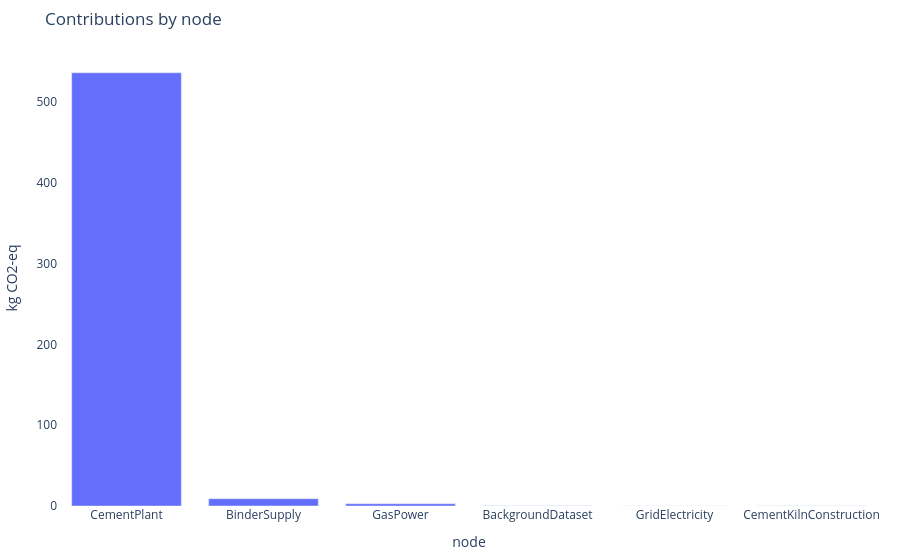

Write notebook code for a chart like this one.
### Code cell
contributions_figure = viz.contributions(
    assessment, by="node", labels={node.id: node.model for node in report.nodes}
)
contributions_figure

### Figure 1 — Plotly figure (JSON) as saved in the notebook; plotly's stock layout.template omitted (floating-point values rounded to 4 significant figures)
{"data": [{"type": "bar", "x": ["CementPlant", "BinderSupply", "GasPower", "BackgroundDataset", "BackgroundDataset", "BackgroundDataset", "BackgroundDataset", "GridElectricity", "CementKilnConstruction", "CementKilnConstruction"], "y": [536.1, 9.0, 2.753, 0.02099, 0.01512, 0.01049, 0.00756, 0.0, 0.0, 0.0]}], "layout": {"margin": {"b": 40, "l": 40, "r": 20, "t": 50}, "paper_bgcolor": "rgba(0,0,0,0)", "plot_bgcolor": "rgba(0,0,0,0)", "title": {"text": "Contributions by node"}, "xaxis": {"title": {"text": "node"}}, "yaxis": {"title": {"text": "kg CO2-eq"}}}}
